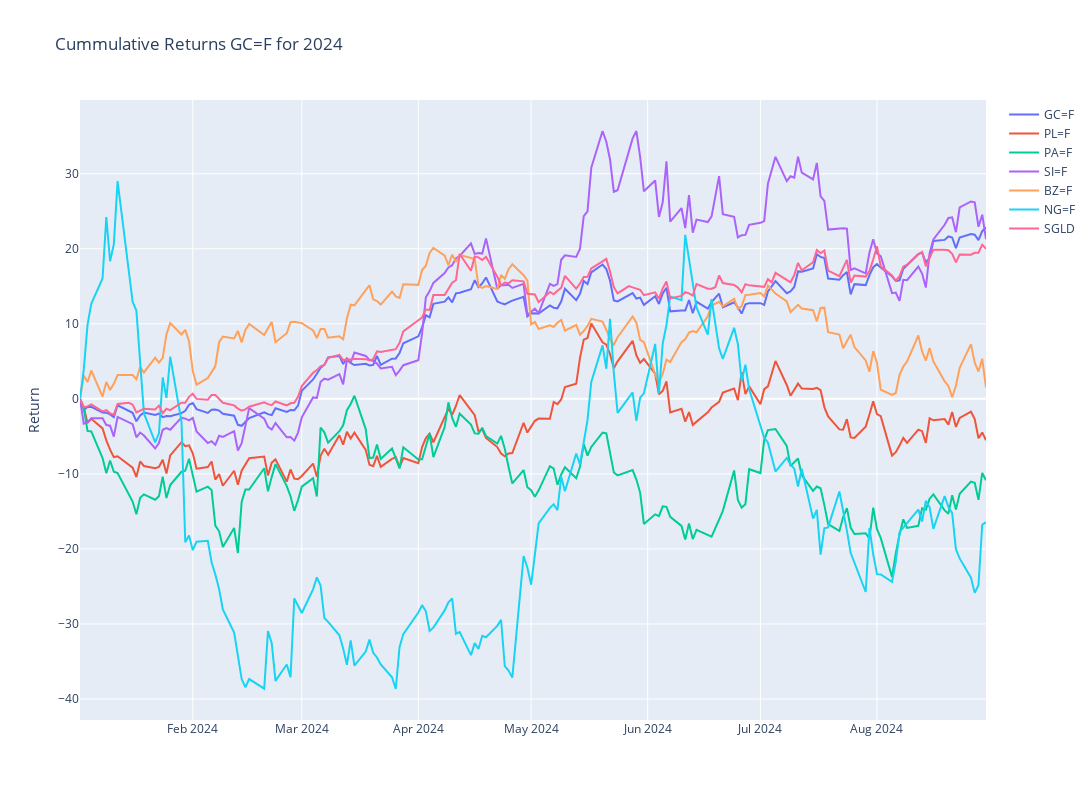

The code cell stored with this chart in its notebook:
### Code cell
# Plotly
fig = make_subplots()

# Graph (1,1)
# Loop all stock files and get cummulative return for year
for stock in tqdm(index_list):
    f = os.path.join("../input", stock)
    df = pd.read_csv(f+".csv",index_col="Date",parse_dates=True)
    df['Cummulative_Return'] = cumulative_return(df["Adj Close"].loc[year])
    fig.add_trace(go.Scatter(x=df['Cummulative_Return'].loc[year].index,y=df['Cummulative_Return'].loc[year],mode="lines",name=stock.split('.')[0]),row=1,col=1)

# Update xaxis properties
fig.update_yaxes(title_text="Return", row=1, col=1)

fig.update_layout(height=800, width=1300,showlegend=True,title=f"Cummulative Returns {ticker} for {year}")

fig.show()

### Figure 1 — Plotly figure (JSON) as saved in the notebook; plotly's stock layout.template omitted (floating-point values rounded to 4 significant figures; data arrays with more than 128 entries replaced by an {"elided": "..."} marker saying what was removed)
{"data": [{"mode": "lines", "name": "GC=F", "type": "scatter", "x": {"elided": "168 str values"}, "xaxis": "x", "y": {"elided": "168 float values"}, "yaxis": "y"}, {"mode": "lines", "name": "PL=F", "type": "scatter", "x": {"elided": "168 str values"}, "xaxis": "x", "y": {"elided": "168 float values"}, "yaxis": "y"}, {"mode": "lines", "name": "PA=F", "type": "scatter", "x": {"elided": "168 str values"}, "xaxis": "x", "y": {"elided": "168 float values"}, "yaxis": "y"}, {"mode": "lines", "name": "SI=F", "type": "scatter", "x": {"elided": "168 str values"}, "xaxis": "x", "y": {"elided": "168 float values"}, "yaxis": "y"}, {"mode": "lines", "name": "BZ=F", "type": "scatter", "x": {"elided": "168 str values"}, "xaxis": "x", "y": {"elided": "168 float values"}, "yaxis": "y"}, {"mode": "lines", "name": "NG=F", "type": "scatter", "x": {"elided": "168 str values"}, "xaxis": "x", "y": {"elided": "168 float values"}, "yaxis": "y"}, {"mode": "lines", "name": "SGLD", "type": "scatter", "x": {"elided": "170 str values"}, "xaxis": "x", "y": {"elided": "170 float values"}, "yaxis": "y"}], "layout": {"height": 800, "showlegend": true, "title": {"text": "Cummulative Returns GC=F for 2024"}, "width": 1300, "xaxis": {"anchor": "y", "domain": [0, 1]}, "yaxis": {"anchor": "x", "domain": [0, 1], "title": {"text": "Return"}}}}
